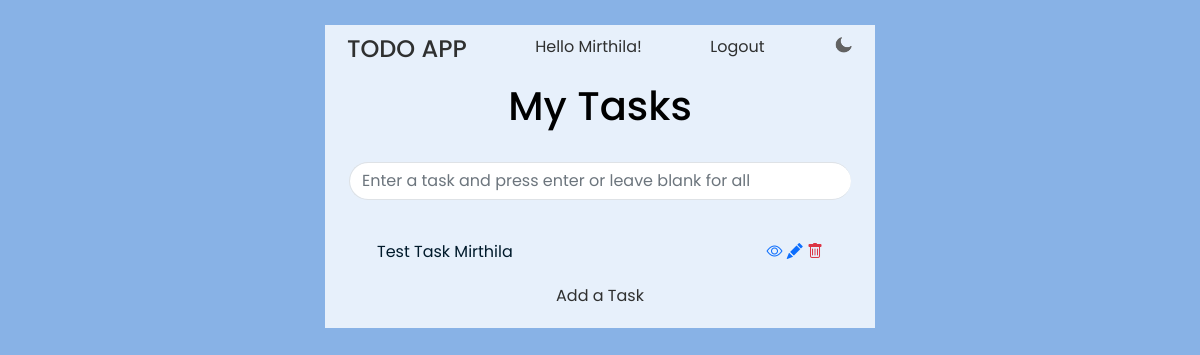
The page / (signed in) on the database as committed earlier.
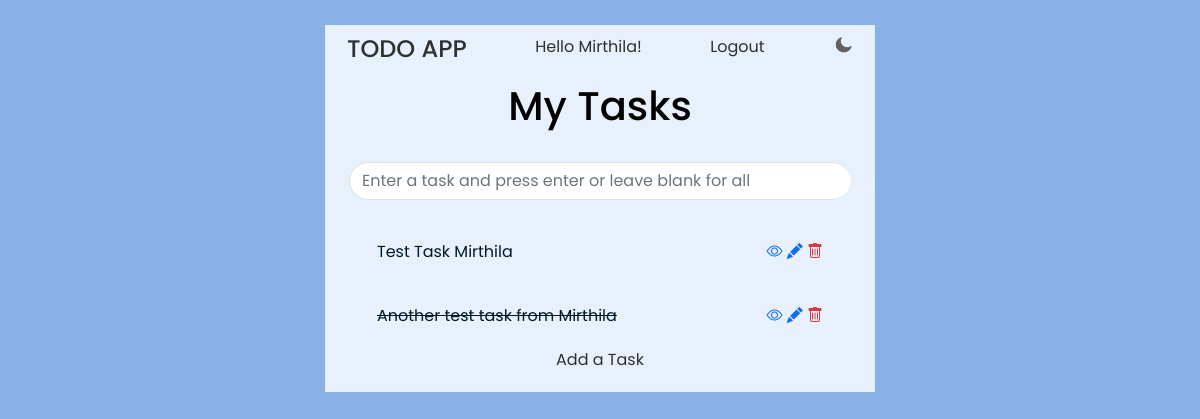
The same page on the database as committed later.
### base/models.py (models this page shows, shortened)
class Task(models.Model):
    user = models.ForeignKey(User, on_delete=models.CASCADE)
    title = models.CharField(max_length=50)
    description = models.TextField(max_length=250)
    completed = models.BooleanField(default=False)
    created = models.DateTimeField(auto_now_add=True)
    class Meta:
        ordering = ['completed', '-created']

### base/views.py (the view)
# urls.py: path('', TaskList.as_view(), name='task_list'),
class TaskList(LoginRequiredMixin, ListView):
    model = Task
    context_object_name = 'tasks'
    def get_context_data(self, **kwargs):
        context = super().get_context_data(**kwargs)
        context['tasks'] = context['tasks'].filter(user=self.request.user)
        search_input = self.request.GET.get('search-area') or ''
        if search_input:
            context['tasks'] = context['tasks'].filter(title__startswith=search_input)
        context['search_input'] = search_input
        return context

### base/templates/base/task_list.html
{% extends 'base/base.html' %}
{% block content %}
<div class="container text-center">
<h1 class="maintitle">My Tasks</h1>
</div>
<br>
<div class="container">
    <form method="GET">
        <input class="form-control border-end-0 border rounded-pill" type="text" name="search-area" value="{{search_input}}" placeholder="Enter a task and press enter or leave blank for all">
    </form>
</div>
<div class="section">
{% for task in tasks %}
<div class="task-wrapper">
{% if task.completed %}
<div class="task-completed">{{task.title}}</h4></div>
    <div>
    <a href="{% url 'task_detail' task.pk %}"><i class="bi bi-eye"></i></a>
    <a href="{% url 'task_update' task.pk %}"><i class="bi bi-pencil-fill"></i></a>
    <a href="{% url 'task_delete' task.pk %}"><i class="bi bi-trash text-danger"></i></a>
    </div>
{% else %}
<div class="task-no-completed">{{task.title}}</div>
    <div>
    <a href="{% url 'task_detail' task.pk %}"><i class="bi bi-eye"></i></a>
    <a href="{% url 'task_update' task.pk %}"><i class="bi bi-pencil-fill"></i></a>
    <a href="{% url 'task_delete' task.pk %}"><i class="bi bi-trash text-danger"></i></a>
    </div>
{% endif %}
</div>
{% endfor %}
<div class="container text-center">
<a href="{% url 'task_create' %}" class="todo">Add a Task</a>
</div>
</div>
{% endblock %}

Rows that differ between the two databases and show on the page:
added Task: title "Another test task from Mirthila"
